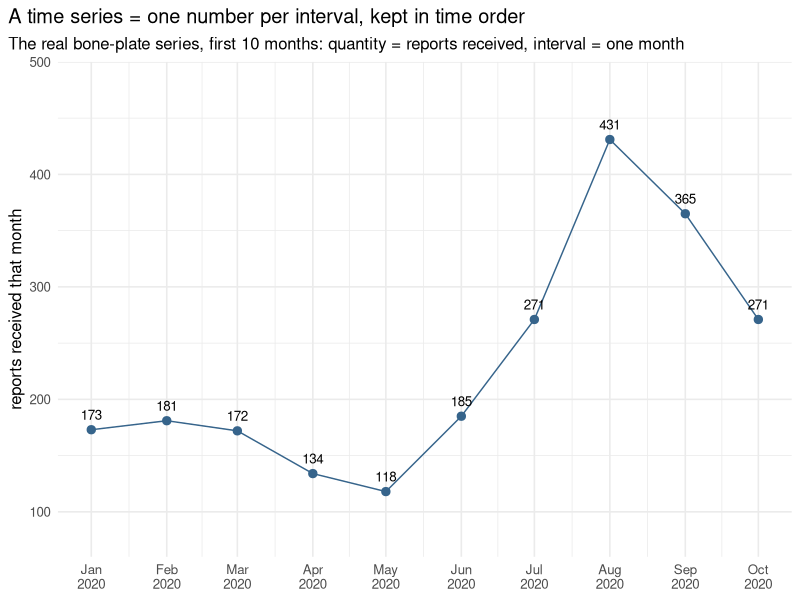
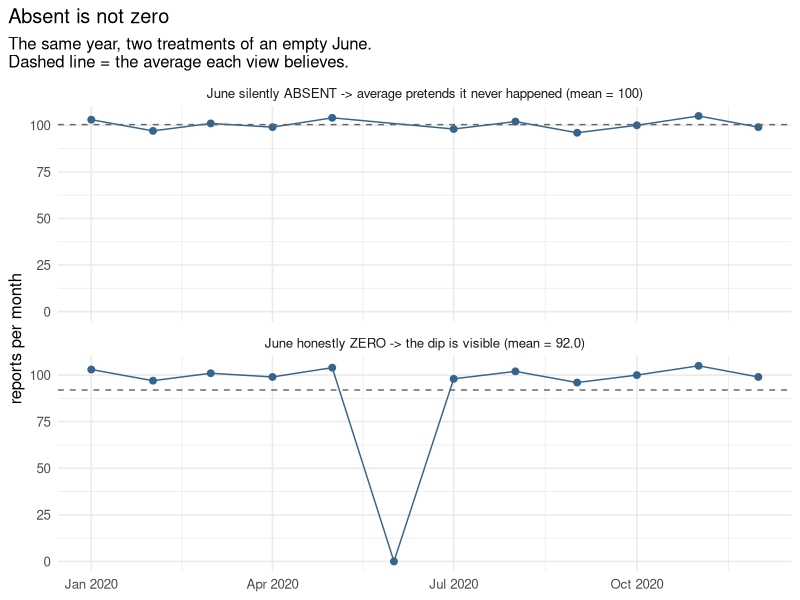
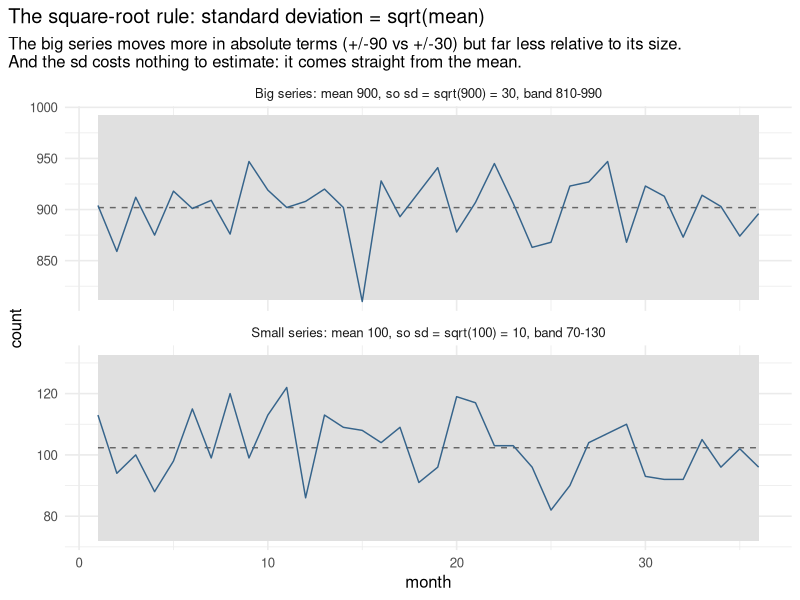
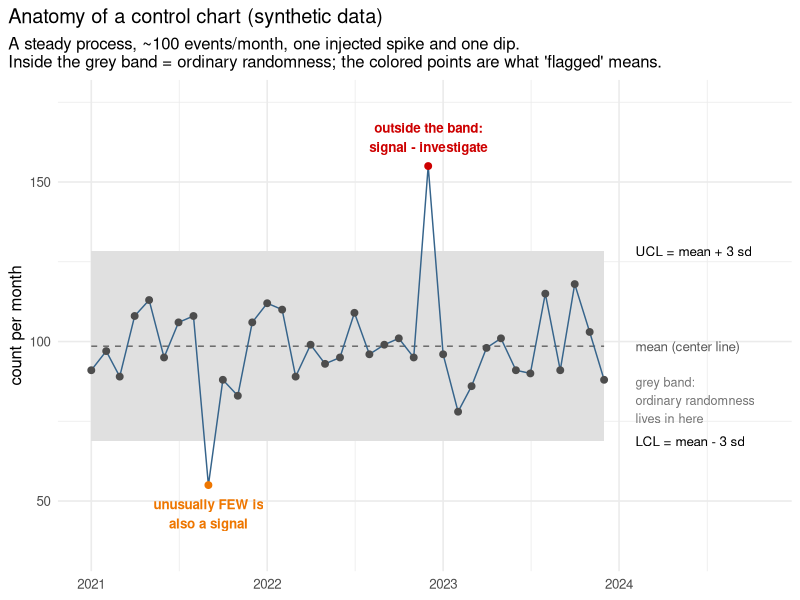
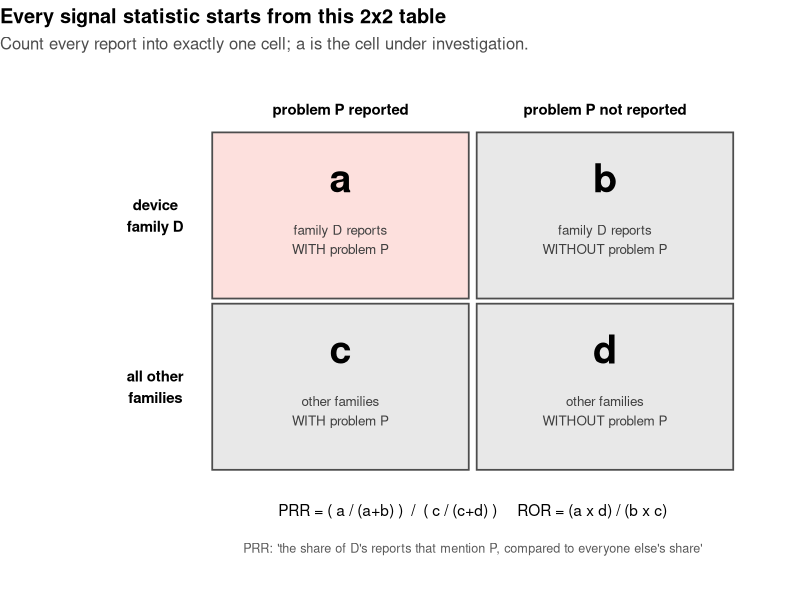

Recreate these plots in R, in order.
# make_illustrations.R — generates the teaching figures used in docs/
# =====================================================================
# These are ILLUSTRATIONS: small, seeded, partly synthetic datasets
# drawn purely to explain concepts. They are deliberately separate from
# figures/ (which holds outputs computed from the real FDA data).
# Reproducible like everything else: run this file, get these PNGs.
#
#   Rscript docs/img/make_illustrations.R

library(dplyr)
library(tidyr)
library(ggplot2)

set.seed(42)   # fixed seed: same "random" numbers every run
dir.create("docs/img", showWarnings = FALSE)

theme_illus <- theme_minimal(base_size = 12) +
  theme(plot.title.position = "plot",
        legend.position = "none")

# ── 1. What a time series is (real bone-plate values, 2020) ──────────
ts_df <- tibble(
  month = seq.Date(as.Date("2020-01-01"), by = "month", length.out = 10),
  n     = c(173, 181, 172, 134, 118, 185, 271, 431, 365, 271)
)
p1 <- ggplot(ts_df, aes(month, n)) +
  geom_line(color = "steelblue4") +
  geom_point(color = "steelblue4", size = 2.5) +
  geom_text(aes(label = n), vjust = -1, size = 3.4) +
  scale_x_date(date_labels = "%b\n2020", date_breaks = "1 month") +
  scale_y_continuous(limits = c(80, 480)) +
  labs(title = "A time series = one number per interval, kept in time order",
       subtitle = "The real bone-plate series, first 10 months: quantity = reports received, interval = one month",
       x = NULL, y = "reports received that month") +
  theme_illus
ggsave("docs/img/time_series_anatomy.png", p1, width = 8, height = 3.4, dpi = 150)

# ── 2. Absent is not zero ────────────────────────────────────────────
# Eleven months of ~100 reports; June truly had zero.
base <- tibble(
  month = seq.Date(as.Date("2020-01-01"), by = "month", length.out = 12),
  n     = c(103, 97, 101, 99, 104, 0, 98, 102, 96, 100, 105, 99)
)
missing_view <- base |> filter(n > 0) |>
  mutate(view = sprintf("June silently ABSENT -> average pretends it never happened (mean = %.0f)",
                        mean(n)))
zero_view <- base |>
  mutate(view = sprintf("June honestly ZERO -> the dip is visible (mean = %.1f)",
                        mean(n)))
p2 <- bind_rows(missing_view, zero_view) |>
  group_by(view) |> mutate(m = mean(n)) |> ungroup() |>
  # factor with explicit levels: control the panel order (ABSENT on top),
  # instead of ggplot's default alphabetical ordering
  mutate(view = factor(view, levels = c(unique(missing_view$view),
                                        unique(zero_view$view)))) |>
  ggplot(aes(month, n)) +
  geom_line(color = "steelblue4") +
  geom_point(color = "steelblue4", size = 2) +
  geom_hline(aes(yintercept = m), linetype = "dashed", color = "grey40") +
  facet_wrap(~ view, ncol = 1) +
  labs(title = "Absent is not zero",
       subtitle = "The same year, two treatments of an empty June.\nDashed line = the average each view believes.",
       x = NULL, y = "reports per month") +
  theme_illus
ggsave("docs/img/absent_vs_zero.png", p2, width = 8, height = 4.6, dpi = 150)

# ── 3. The square-root rule: sigma = sqrt(mean) ──────────────────────
sq <- bind_rows(
  tibble(month = 1:36, n = rpois(36, 100),
         grp = "Small series: mean 100, so sd = sqrt(100) = 10, band 70-130"),
  tibble(month = 1:36, n = rpois(36, 900),
         grp = "Big series: mean 900, so sd = sqrt(900) = 30, band 810-990")
) |>
  group_by(grp) |>
  mutate(center = mean(n), sigma = sqrt(center),
         ucl = center + 3 * sigma, lcl = center - 3 * sigma) |>
  ungroup()
p3 <- ggplot(sq, aes(month, n)) +
  geom_ribbon(aes(ymin = lcl, ymax = ucl), fill = "grey88") +
  geom_line(aes(y = center), linetype = "dashed", color = "grey40") +
  geom_line(color = "steelblue4") +
  facet_wrap(~ grp, ncol = 1, scales = "free_y") +
  labs(title = "The square-root rule: standard deviation = sqrt(mean)",
       subtitle = "The big series moves more in absolute terms (+/-90 vs +/-30) but far less relative to its size.\nAnd the sd costs nothing to estimate: it comes straight from the mean.",
       x = "month", y = "count") +
  theme_illus
ggsave("docs/img/sqrt_rule.png", p3, width = 8, height = 4.6, dpi = 150)

# ── 4. The control chart, fully annotated ────────────────────────────
n <- rpois(36, 100)
n[9]  <- 55    # an injected dip  (below LCL)
n[24] <- 155   # an injected spike (above UCL)
cc <- tibble(month = seq.Date(as.Date("2021-01-01"), by = "month",
                              length.out = 36),
             n = n) |>
  mutate(center = mean(n), sigma = sqrt(center),
         ucl = center + 3 * sigma, lcl = center - 3 * sigma,
         status = case_when(n > ucl ~ "above", n < lcl ~ "below",
                            TRUE ~ "within"))
lab_x <- max(cc$month) + 65   # annotation column, right of the data
p4 <- ggplot(cc, aes(month, n)) +
  geom_ribbon(aes(ymin = lcl, ymax = ucl), fill = "grey88") +
  geom_line(aes(y = center), linetype = "dashed", color = "grey40") +
  geom_line(color = "steelblue4") +
  geom_point(aes(color = status), size = 2) +
  scale_color_manual(values = c(above = "red3", below = "darkorange2",
                                within = "grey30")) +
  annotate("text", x = lab_x, y = cc$ucl[1], hjust = 0, size = 3.4,
           label = "UCL = mean + 3 sd") +
  annotate("text", x = lab_x, y = cc$center[1], hjust = 0, size = 3.4,
           color = "grey35", label = "mean (center line)") +
  annotate("text", x = lab_x, y = cc$lcl[1], hjust = 0, size = 3.4,
           label = "LCL = mean - 3 sd") +
  annotate("text", x = lab_x, y = cc$center[1] - 1.7 * cc$sigma[1],
           hjust = 0, size = 3.2, color = "grey45",
           label = "grey band:\nordinary randomness\nlives in here") +
  annotate("text", x = cc$month[24], y = cc$n[24] + 9, size = 3.4,
           color = "red3", fontface = "bold",
           label = "outside the band:\nsignal - investigate") +
  annotate("text", x = cc$month[9], y = cc$n[9] - 9, size = 3.4,
           color = "darkorange2", fontface = "bold",
           label = "unusually FEW is\nalso a signal") +
  scale_x_date(limits = c(min(cc$month), max(cc$month) + 320),
               date_labels = "%Y", date_breaks = "1 year") +
  scale_y_continuous(limits = c(35, 175)) +
  labs(title = "Anatomy of a control chart (synthetic data)",
       subtitle = "A steady process, ~100 events/month, one injected spike and one dip.\nInside the grey band = ordinary randomness; the colored points are what 'flagged' means.",
       x = NULL, y = "count per month") +
  theme_illus
ggsave("docs/img/control_chart_anatomy.png", p4, width = 8.6, height = 4.6, dpi = 150)

cat("wrote:", paste(list.files("docs/img", pattern = "png$"), collapse = ", "), "\n")

# ── 5. The 2x2 contingency table behind PRR/ROR (Phase 4) ────────────
cells <- tibble(
  x = c(1, 2, 1, 2),
  y = c(2, 2, 1, 1),
  cell = c("a", "b", "c", "d"),
  desc = c("family D reports\nWITH problem P",
           "family D reports\nWITHOUT problem P",
           "other families\nWITH problem P",
           "other families\nWITHOUT problem P")
)
p5 <- ggplot(cells, aes(x, y)) +
  geom_tile(fill = c("#fde0dd", "#e8e8e8", "#e8e8e8", "#e8e8e8"),
            color = "grey30", linewidth = 0.6, width = 0.97, height = 0.97) +
  geom_text(aes(label = cell), fontface = "bold", size = 10,
            nudge_y = 0.22) +
  geom_text(aes(label = desc), size = 3.4, nudge_y = -0.14,
            color = "grey25") +
  annotate("text", x = 1, y = 2.62, label = "problem P reported",
           size = 3.8, fontface = "bold") +
  annotate("text", x = 2, y = 2.62, label = "problem P not reported",
           size = 3.8, fontface = "bold") +
  annotate("text", x = 0.30, y = 2, label = "device\nfamily D",
           size = 3.8, fontface = "bold") +
  annotate("text", x = 0.30, y = 1, label = "all other\nfamilies",
           size = 3.8, fontface = "bold") +
  annotate("text", x = 1.5, y = 0.28, size = 3.9, label =
    "PRR = ( a / (a+b) )  /  ( c / (c+d) )     ROR = (a x d) / (b x c)") +
  annotate("text", x = 1.5, y = 0.06, size = 3.2, color = "grey35", label =
    "PRR: 'the share of D's reports that mention P, compared to everyone else's share'") +
  scale_x_continuous(limits = c(-0.15, 2.6)) +
  scale_y_continuous(limits = c(-0.1, 2.8)) +
  labs(title = "Every signal statistic starts from this 2x2 table",
       subtitle = "Count every report into exactly one cell; a is the cell under investigation.") +
  theme_void(base_size = 12) +
  theme(plot.title.position = "plot",
        plot.title = element_text(face = "bold"),
        plot.subtitle = element_text(color = "grey30"))
ggsave("docs/img/contingency_2x2.png", p5, width = 7.6, height = 5.2, dpi = 150)
cat("2x2 diagram written\n")
